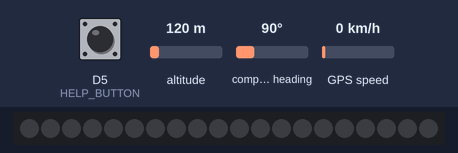
Simulated run of this sketch. Board: Particle Photon. Parts: 20 RGB LEDs in strip order, left to right. The test bench sets the inputs (shaded band); at power-on: D5 (HELP_BUTTON) HIGH, altitude 120 m, compass heading 90°, GPS speed 0 km/h. Random numbers use the default seed unless the sketch sets one; the GPS gets a fix after 3 s at 37.7749, -122.4194 with 8 satellites.

Above: at 1.2 s.
1.3 s: D5 (HELP_BUTTON) pulled LOW for 0.15 s
At 1.55 s:
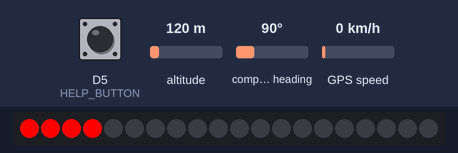
2.0 s: D5 (HELP_BUTTON) pulled LOW for 1 s
At 3.02 s:
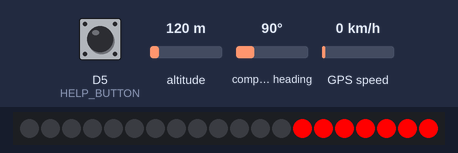
3.6 s: D5 (HELP_BUTTON) pulsed LOW 5 times (0.12 s each, 0.3 s apart)
At 5.41 s:
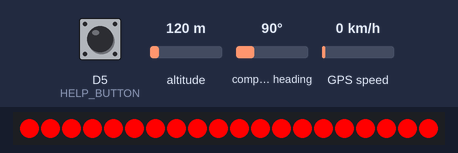
Timing chart, 0 to 6.9 s (numbered marks = the images above; inputs shaded):
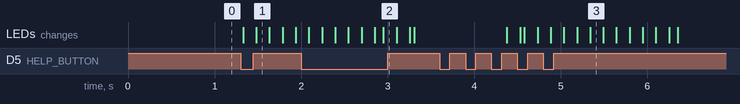

The sketch:

project.ino
```cpp
//ANTONIO DITOMMASO PROJECT FOR SEIS 744-01
//CODE PULLED FROM https://particle.hackster.io/Richa1/kid-tracker-1b58c9
// This #include statement was automatically added by the Particle IDE.
// add these libraries to you code to allow this functions to automatically be added by the Particle IDE.
#include "application.h"
#include "neopixel/neopixel.h"
#include "TinyGPS/TinyGPS.h"


SYSTEM_MODE(AUTOMATIC);


// IMPORTANT Set values
#define PIXEL_PIN D7 //Set Pixel to Pin D7 on particle
#define PIXEL_COUNT 20 //Set Pixel Count to 20
#define PIXEL_TYPE WS2812B //Set the Pixel Type to WS2812B
#define HELP_BUTTON D5 //Set the active button to D5

Adafruit_NeoPixel strip = Adafruit_NeoPixel(PIXEL_COUNT, PIXEL_PIN, PIXEL_TYPE);

//Varibles
TinyGPS gps;
char szInfo[64];
int show = 1;
int R;
int G;
int B;
int FadeR;
int FadeG;
int FadeB;
int wait = 14000;

//Particle setup, initialize certain functions on Particle core
void setup()
{
    strip.begin();
    strip.show(); // Initialize all pixels to 'off'
    Spark.function("led",ledToggle);
    Serial1.begin(9600);
    Particle.publish("TGest");
    pinMode(HELP_BUTTON, INPUT_PULLUP);

}


//Particle Loop, inside is heart of code
void loop(){
//Create Cases that allow your code to work based on certain conditions
      switch (show) {
    case 1:
      Sparkle(50);
      break;
    case 2: //Case 2 sets color of that partical case
      colorWipe(strip.Color(R, G, B), wait);
      colorWipe(strip.Color(0, 0, 0), wait);
      break;
    case 3:  //Case 3 sets color of that partical case
      colorWipe(strip.Color(R, G, B), wait);
      colorWipe(strip.Color(0, 0, 0), wait);
      break;
    case 4:  //Case 4 sets color of that partical case, also, set a valid GPS indicator
      colorWipe(strip.Color(R, G, B), wait);
      colorWipe(strip.Color(0, 0, 0), wait);
      bool isValidGPS = false;

    //See if GPS is working
    for (unsigned long start = millis(); millis() - start < 1000;){
        // Check GPS data is available
        while (Serial1.available()){
            char c = Serial1.read();

            // parse GPS data
            if (gps.encode(c))
                isValidGPS = true;
        }


    }

    // If statement that sees if we have a valid GPS location then publish it
    if (isValidGPS){
        float lat, lon;
        unsigned long age;

        gps.f_get_position(&lat, &lon, &age);
        //GPS format, allows the gps signal to be set Latitude, Longitude
        sprintf(szInfo, "%.6f,%.6f", (lat == TinyGPS::GPS_INVALID_F_ANGLE ? 0.0 : lat), (lon == TinyGPS::GPS_INVALID_F_ANGLE ? 0.0 : lon));

    }
    //Publish the data, so other patforms can use
    Particle.publish("gpsloc", szInfo);
      break;
  }
  delay(1);        // delay in between reads for stability

}

//If statements to get commands to change LED colors
int ledToggle(String command) {
    if (command=="Play") {
        colorAll(strip.Color(0, 0, 0), 0);
        R = 0;
        G = 200;
        B = 255;
        wait = 50;
        show = 1;
        return 1;
    } else if (command=="Home"){
        R = 255;
        G = 100;
        B = 0;
        wait = 75;
        show = 2;
        return 2;

    } else if (command=="Walk"){
        R = 0;
        G = 255;
        B = 0;
        wait = 50;
        show = 3;
        return 3;
} else if (command=="Help"){
        R = 255;
        G = 0;
        B = 0;
        wait = 50;
        show = 4;
        return 4;
    }

  delay(1);        // delay in between reads for stability
}

  void CheckSwitch()
  {
    if (digitalRead(HELP_BUTTON) == LOW) {
        R = 255;
        G = 0;
        B = 0;
        wait = 50;
        show = 4;
  }
  }

// Set all pixels in the strip to a solid color, then wait (ms)
void colorAll(uint32_t c, uint8_t wait) {
  uint16_t i;

  for(i=0; i<strip.numPixels(); i++) {
    strip.setPixelColor(i, c);
    CheckSwitch();
  }
  strip.show();
  delay(wait);
}

// Fill the dots one after the other with a color, wait (ms) after each one
void colorWipe(uint32_t c, uint8_t wait) {
  for(uint16_t i=0; i<strip.numPixels(); i++) {
    strip.setPixelColor(i, c);
    strip.show();
    CheckSwitch();
    delay(wait);
  }
}
//if command to allow the LED to pulse light differently
void Sparkle(int t){
    for(uint16_t i=0; i<strip.numPixels(); i++) {
        if (random(3000) < t) {
            FadeR = R;
            FadeG = G;
            FadeB = B;
        } else {
            FadeR = (strip.getPixelColor(i) >> 16) & 0xFF;
            FadeG = (strip.getPixelColor(i) >> 8) & 0xFF;
            FadeB = strip.getPixelColor(i) & 0xFF;
            delay(5);
          FadeR = FadeR-(R/50);
          if(FadeR < 5) {
            FadeR = 0;
          }
          FadeG = FadeG-(G/50);
          if(FadeG < 5) {
            FadeG = 0;
          }
          FadeB = FadeB-(B/50);
          if(FadeB < 5) {
            FadeB = 0;
          }
        }
        strip.setPixelColor(i, FadeR, FadeG, FadeB);
        CheckSwitch();
      }
    strip.show();
}
```

Measured:
- after the input at 1.3 s, the LEDs: first change at once (image 1 shows a later state)
